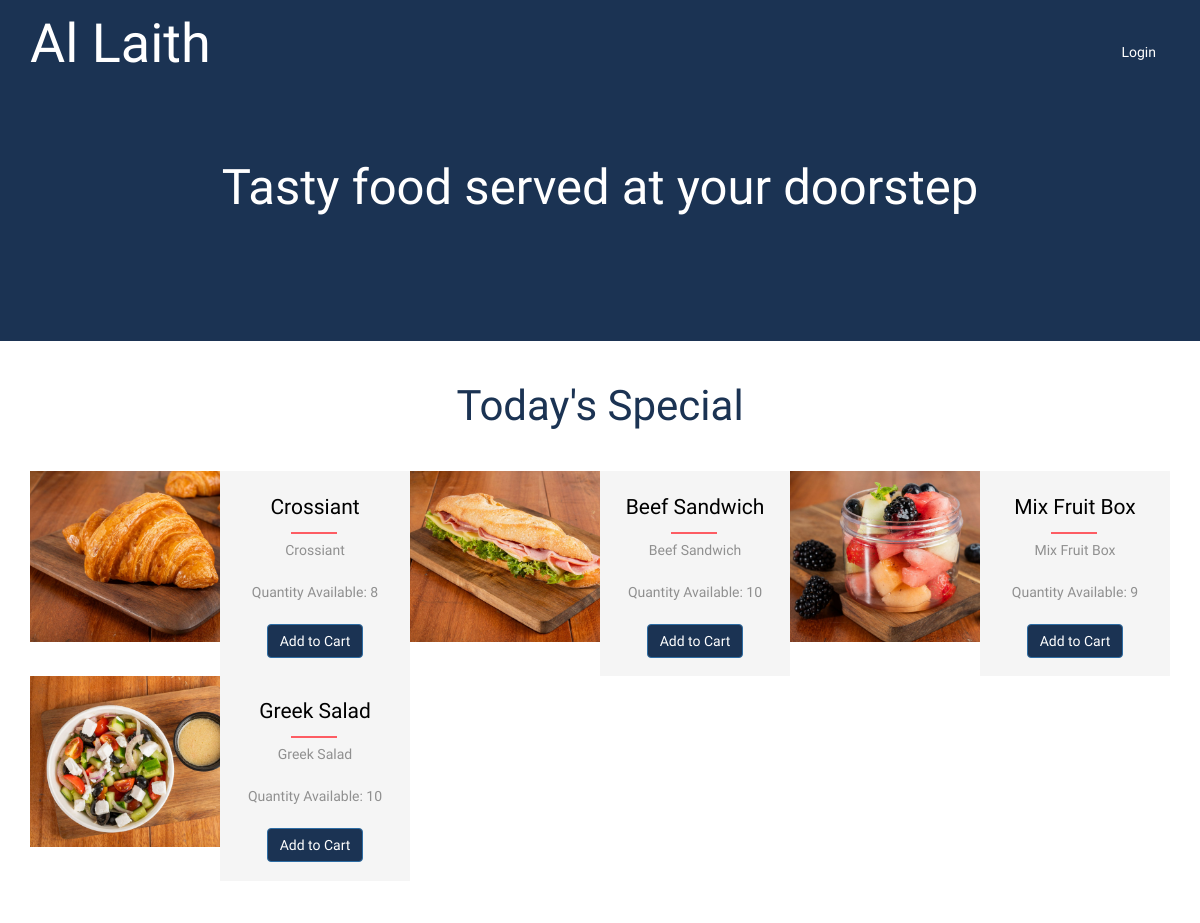
The page / on the database its author committed.
### hotel/models.py (models this page shows, shortened)
class Food(models.Model):
    disabled = 'Disabled'
    enabled = 'Enabled'
    STATUS = (
        (disabled, disabled),
        (enabled, enabled),
    )
    name = models.CharField(max_length=250)
    status = models.CharField(max_length=50, choices=STATUS)
    content_description = models.TextField()
    base_price = models.FloatField()
    sale_price = models.FloatField(default=base_price)
    image = models.FileField(blank=True, null =True)
    num_order = models.IntegerField(default=0)
    quantity_available = models.IntegerField()

### hotel/views.py (the view)
# urls.py: url(r'^$', views.index, name='index'),
def index(request):
    food = Food.objects.filter().order_by('-num_order')
    items = Cart.objects.filter(user=request.user.id).count()
    return render(request, 'index.html', {'food':food,'item_count':items})

### hotel/templates/index.html (shortened to what this page needs)
{% load static %}
{% load mathfilters %}
{% include "includes/landing_top.html" %}
<body>
	<div data-vide-bg="{% static 'video/bg.jpg' %}">
		{% include "includes/banner.html" %}
	</div>
	<div class="special">
		<div class="container">
			<div class="special-heading">
				<h3>Today's Special</h3>
			</div>
			<div class="special-grids">
			{% for f in food %}
					<div class="col-md-4 w3l-special-grid">
						<a href="{% url 'hotel:food_details' f.id %}">
							<div class="col-md-6 w3ls-special-img" style="background: url('/media/{{f.image}}') no-repeat -17px 0px; background-size: cover;">
							</div>
						</a>
						<div class="col-md-6 agileits-special-info">
							<a href="{% url 'hotel:food_details' f.id %}"><h4>{{f.name}}</h4></a>
							<p>{{f.content_description|truncatechars:90}}</p>
							<p>Quantity Available: {{f.quantity_available}}</p>
							<p>{% if f.quantity_available > 0 %}
							<a href="{% url 'hotel:addTocart' f.id %}">
								<button class="btn btn-primary">Add to Cart</button>
							</a>
							{% endif %}
						</div>
					</div>
			{% endfor %}
					<div class="clearfix"> </div>
			</div>
		</div>
	</div>

### hotel/static/assets/css/custom.css (style rules this page uses)
body { font-size : 14px; background-color: white; }

### rows shown on the page
Food: image (picture), name "Crossiant", content_description "Crossiant", quantity_available "8", shows "Add to Cart"
Food: image (picture), name "Beef Sandwich", content_description "Beef Sandwich", quantity_available "10", shows "Add to Cart"
Food: image (picture), name "Mix Fruit Box", content_description "Mix Fruit Box", quantity_available "9", shows "Add to Cart"
Food: image (picture), name "Greek Salad", content_description "Greek Salad", quantity_available "10", shows "Add to Cart"
